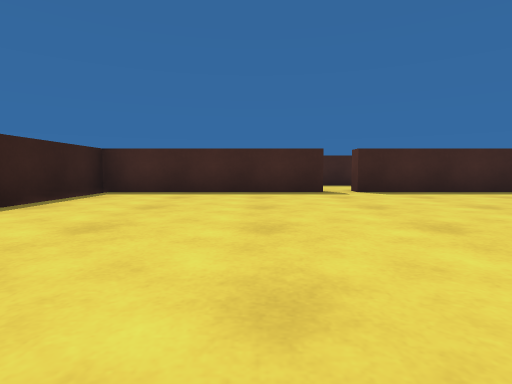
view 1 (above)

15 first-person views from a walk through a Unity game level. The camera is 0.55 m above the floor, tilts 4° down and sees 80° across. The floor is counted in squares, 1 m on a side. Each view is taken from the middle of a square. On the plan, view 1 faces up. The plan holds only what a view shows up to about 9 squares ahead; the rest is blank. The player is left out.

view 2
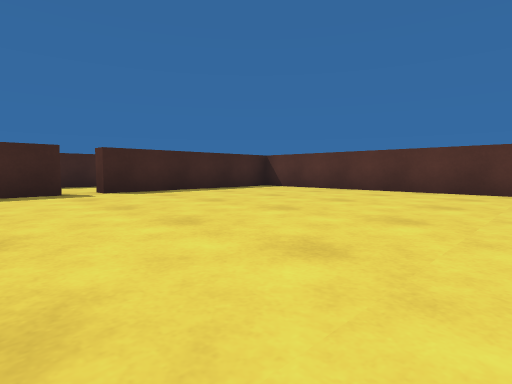

view 3
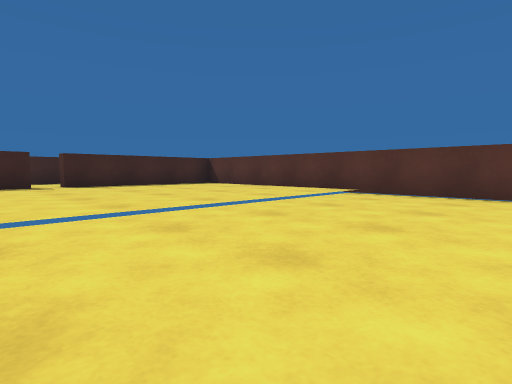

view 4
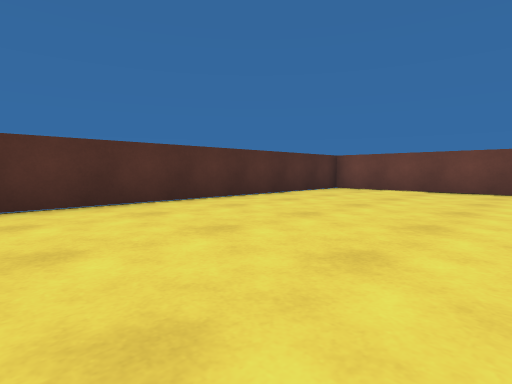

view 5
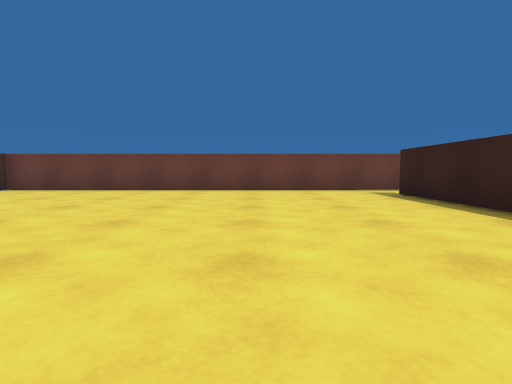

view 6
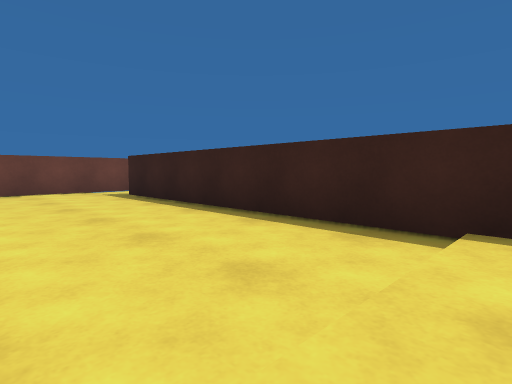

view 7
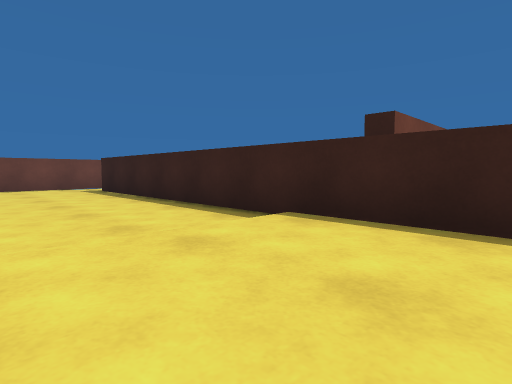

view 8
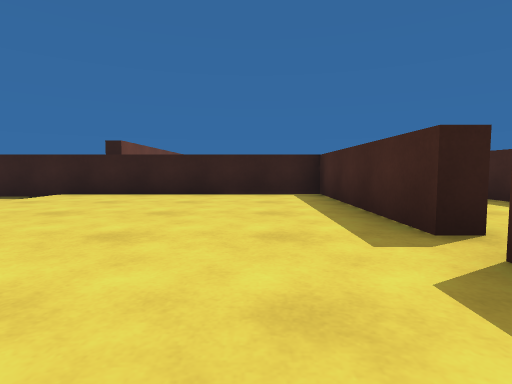

view 9
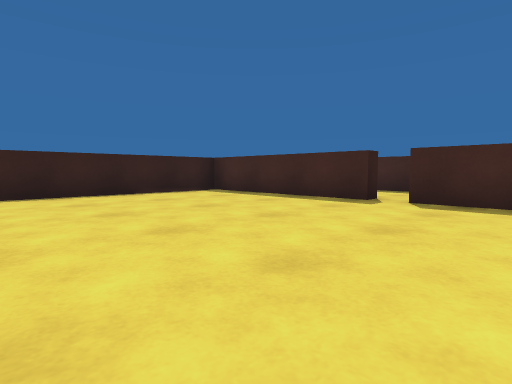

view 10
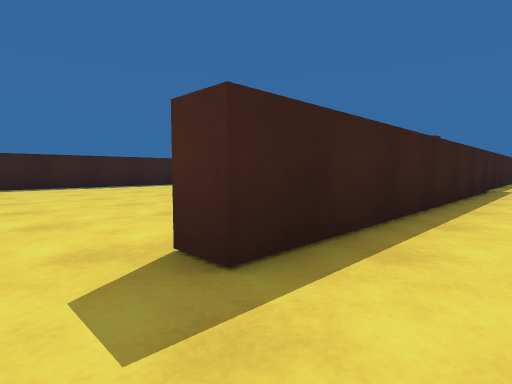

view 11
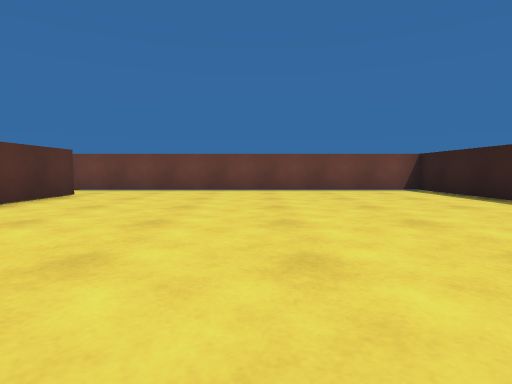

view 12
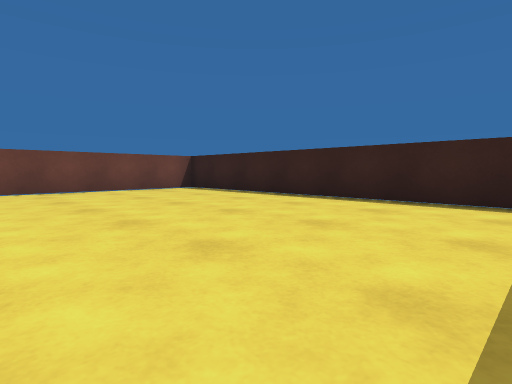

view 13
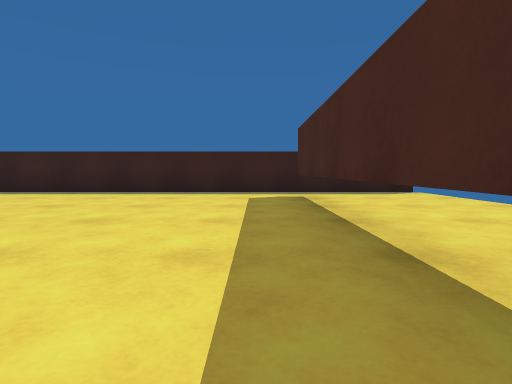

view 14
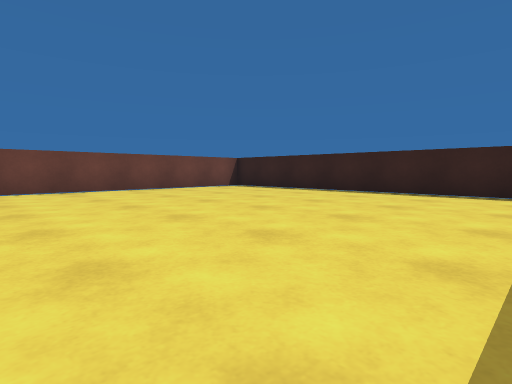

view 15
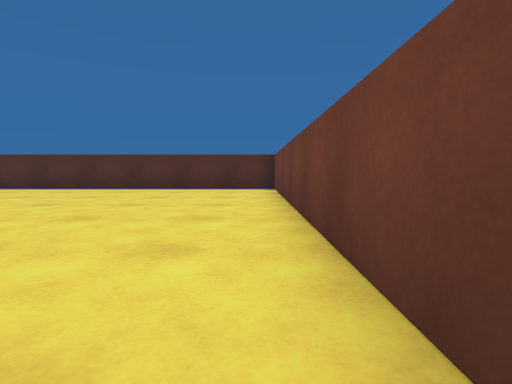

### Floor plan
Points are (right, up) in squares from view 1. A wall is a line through its corners. A room is listed if a view was taken in it or the views show most of it. See-through windows are left out.
Room 1 (views 1, 2, 3, 4, 5, 6, 7, 8, 9, 10, 15)
walls: (1.4, 6.5) (-3.3, 6.5) (-3.3, -6.9); (-3.4, -8.5) (7, -8.5) (7, 5.9); (6.2, 6.5) (2.2, 6.5)
ways out: opening at (-4, -7.5) to room 2; gap at (2, 7)
Room 2 (views 11, 12, 13, 14)
walls: (-6, 0.9) (-11.8, 0.9); (-3.3, -6.9) (-3.9, -6.9) (-3.9, -4.9); (-12.6, 1.5) (-12.6, -8.5) (-3.4, -8.5)
ways out: opening at (-4, -7.5) to room 1; opening at (-12, 1)

Positions as (right, up) in squares from view 1, and headings:
1: (0, 0), facing up
2: (0, 0), facing up-right
3: (0, -3), facing up-right
4: (2, 0), facing down-right
5: (0, 0), facing down
6: (0, 1), facing down-left
7: (0, 3), facing down-left
8: (4, 5), facing left
9: (4, 1), facing up-left
10: (-2, -8), facing up-left
11: (-8, 0), facing down
12: (-7, 0), facing down-left
13: (-5, 0), facing left
14: (-5, 0), facing down-left
15: (-2, -8), facing right
